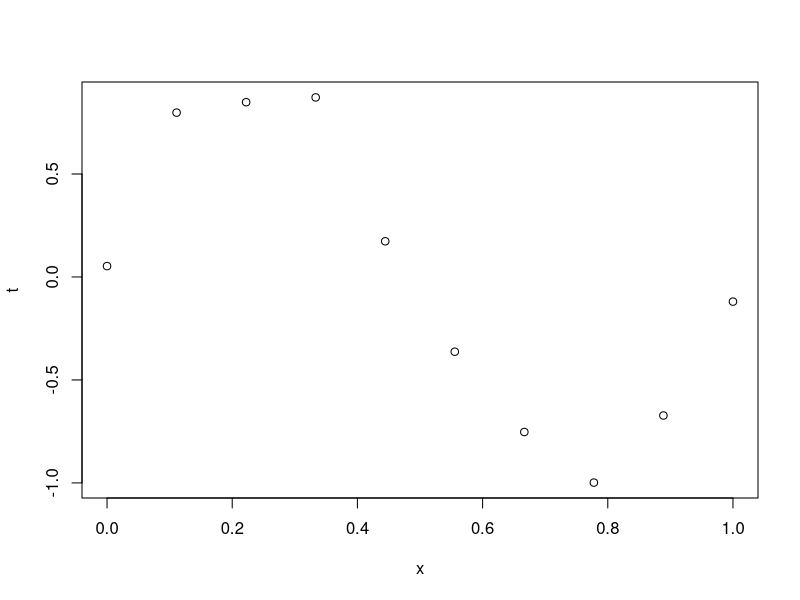
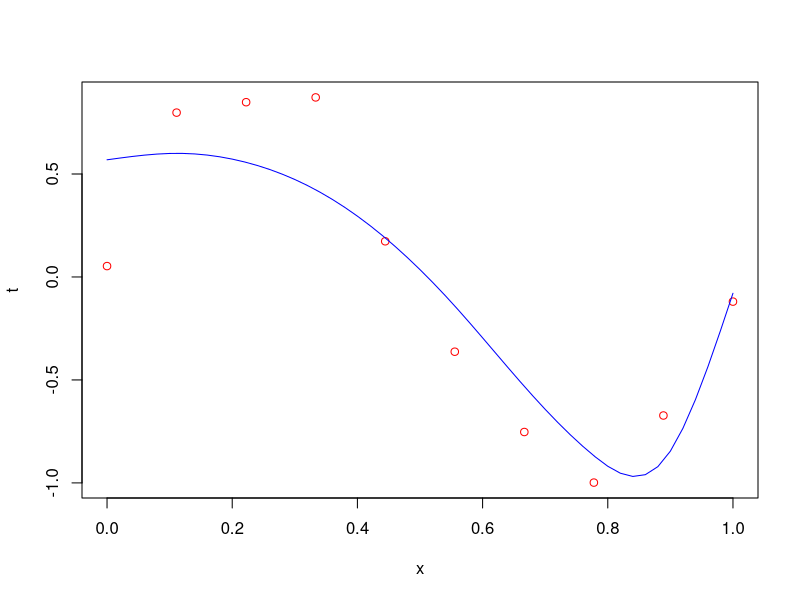
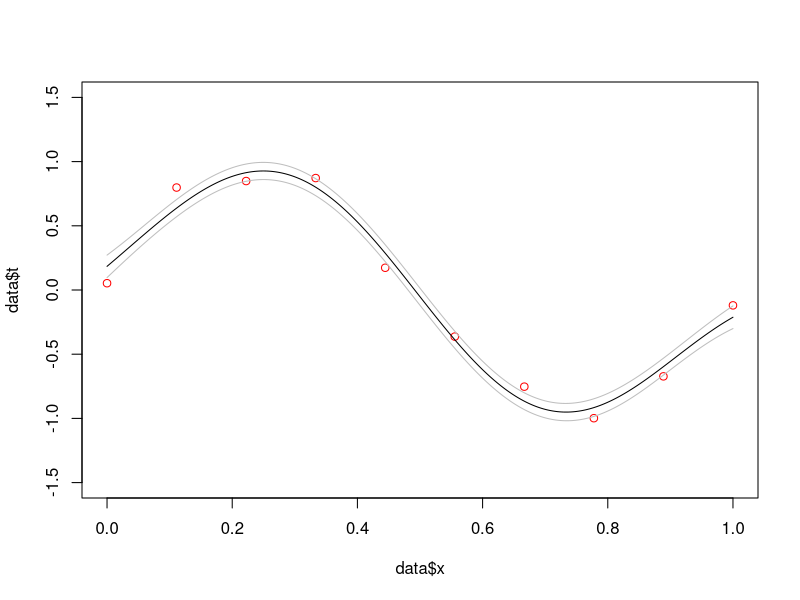
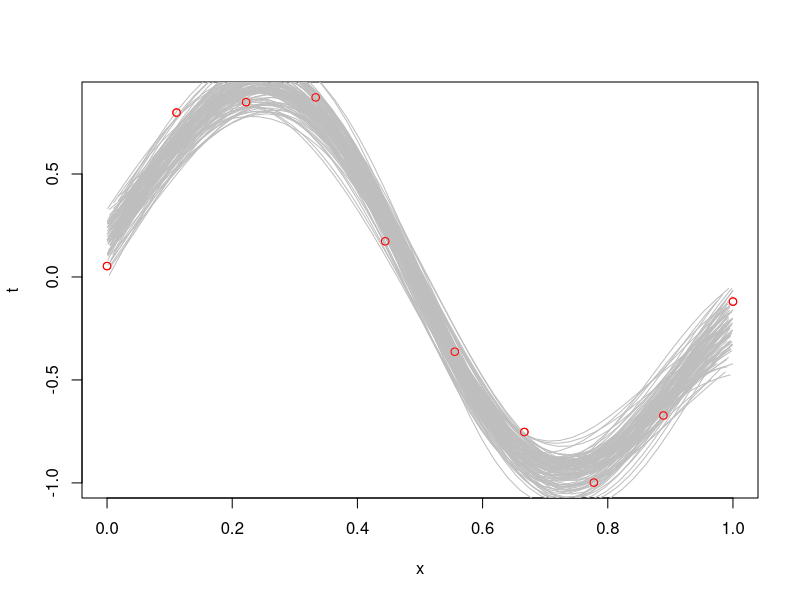
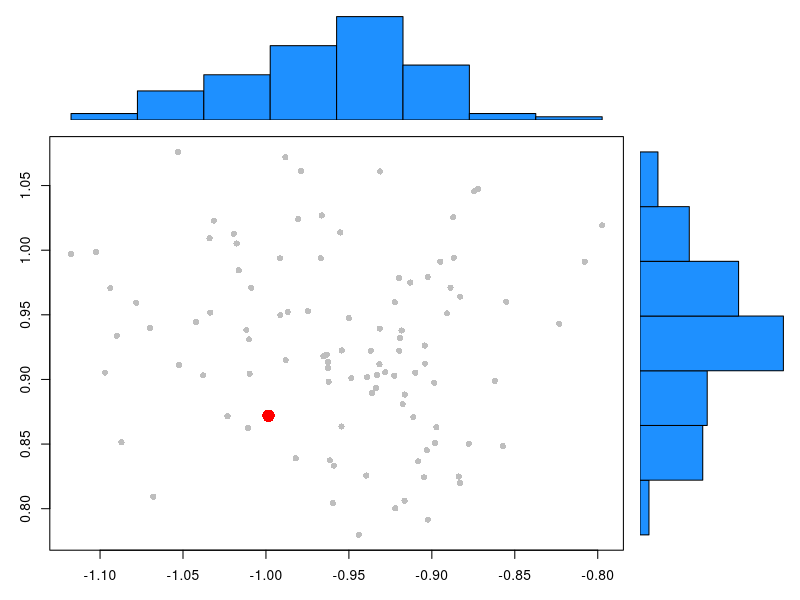

Reproduce these figures in R, in order.
## ---- chunk 1
data <- read.csv('curve_data.txt', sep = " ")
plot(data)
## ---- chunk 2
phix <- function(x, M, option) {
  phi <- rep(0, M)
  if (option == "poly") {
    for (i in 1:(M)) {
      phi[i] <- x**i
    }
  }
  if (option == "Gauss") {
    for (i in 1:(M)) {
      phi[i] <- exp(-((x-i/(M))**2)/0.1)
    }
    
  }
  phi
}
## ---- chunk 3
post.params <- function(data, M, option, delta, q) {
  phi = phix(data$x[1],M, option)
  for (i in 2:length(data$x)) {
    phi_ <- phix(data$x[i], M, option)
    phi = rbind(phi, phi_)  
  }
  phi <- cbind(rep(1,M+1), phi)

  Q = delta * diag(ncol(phi)) + q * (t(phi) %*% phi)
  w = solve(Q)%*%(q*t(phi)%*%data$t)
  t <- phi%*%w

  return(list(Q, w, t))
}
## ---- chunk 4
library(splines)

answer <- post.params(data, 9, "poly", 2.0, (1/0.1)**2)
linear_predictor <- answer[[3]]

plot(data, col ='red')
lines(predict(splines::interpSpline(data$x, linear_predictor)), col ='blue')
## ---- chunk 5
library(MASS)

M = 9
basis_type = 'Gauss'
delta = 1.0
q = (1/0.1)**2
data <- read.table("curve_data.txt")
test.x <- seq(0,1,1/1000)

precision.bayes <- function(data, x, M, basis_type, delta, q) {
  input_data_params <- post.params(data, M, basis_type, delta, q)
  Qbayes <- input_data_params[[1]]
  wbayes <- input_data_params[[2]]
  
  # create phi(testx) by sending all the test x to phix
  phi.test.x <- matrix(nrow = length(test.x), ncol = M+1)
  for (n in 1:length(test.x)) {
    phi.test.x[n,] <- c(1, phix(test.x[n], M, basis_type))
  }
  
  test.y <- matrix(nrow = length(test.x), ncol = 2)
  dimnames(test.y)[[2]] <- list("test.x", "test.y")
  for (n in 1:nrow(phi.test.x)) {
    test.y[n,"test.x"] <- test.x[n]
    test.y[n,"test.y"] <- t(phi.test.x[n,]) %*% wbayes
  }

  sds <- rep(0, nrow(phi.test.x))
  Qbayesinv <- solve(Qbayes)
  for (row_idx in 1:nrow(phi.test.x)) {
    sds[row_idx] <- sqrt(t(phi.test.x[row_idx,]) %*% Qbayesinv %*% phi.test.x[row_idx,])
  }

  return(list(test.y, sds, Qbayes, wbayes))
}

result <- precision.bayes(data, x, M, basis_type, delta, q)
test.ys <- result[1][[1]]
sds <- result[2][[1]]
Qbayes <- result[3][[1]]
wbayes <- result[4][[1]]

plot(data$x, data$t, ylim = range(-1.5:1.5), col = 'red')
lines(x = test.ys[,"test.x"], y = test.ys[,"test.y"])
lines(x = test.ys[,"test.x"], y = (test.ys[,"test.y"] + sds), col = 'grey')
lines(x = test.ys[,"test.x"], y = (test.ys[,"test.y"] - sds), col = 'grey')

plot(data, col = 'red')
nsims <- 100
mins <- rep(0, nsims)
maxs <- rep(0, nsims)
for (sim in 1:nsims) {
  # generate random draws of N(w,cov) and plot random xs evaluated for each
  # Procedure: 
  #  1) generate a random draw of N(w, cov) -> this becomes a new (random) w (from the same distribution as wbayes)
  wbayesrand <- mvrnorm(n = 1, wbayes, Sigma = solve(Qbayes))
  #  2) generate 100 random xs to calculate phix(x...)
  xs <- runif(100)
  #  3) generate their y's as t(phix(xs)) %*% wbayesrand
  ys <- rep(0, length(xs))
  for (n in 1:length(xs)) {
    testphi <- c(1, phix(xs[n], M, basis_type))
    ys[n] <- t(testphi) %*% wbayesrand
  }
  mins[sim] <- min(ys)
  maxs[sim] <- max(ys)
  lines(predict(splines::interpSpline(xs, ys)), col ='grey')
}
points(data, col ='red')

observed_min <- min(data$t)
observed_max <- max(data$t)

scatterhist <- function(x, y, x1, y1, xlab="", ylab=""){
  zones=matrix(c(2,0,1,3), ncol=2, byrow=TRUE)
  layout(zones, widths=c(4/5,1/5), heights=c(1/5,4/5))
  xhist = hist(x, plot=FALSE)
  yhist = hist(y, plot=FALSE)
  top = max(c(xhist$counts, yhist$counts))
  par(mar=c(3,3,1,1))
  plot(x,y, col = 'gray', pch = 16)
  points(x1, y1, col = 'red', pch = 16, cex = 2)
  par(mar=c(0,3,1,1))
  barplot(xhist$counts, axes=FALSE, ylim=c(0, top), space=0, col = 'dodgerblue')
  par(mar=c(3,0,1,1))
  barplot(yhist$counts, axes=FALSE, xlim=c(0, top), space=0, horiz=TRUE, col = 'dodgerblue')
  par(oma=c(3,3,0,0))
  mtext(xlab, side=1, line=1, outer=TRUE, adj=0, 
    at=.8 * (mean(x) - min(x))/(max(x)-min(x)))
  mtext(ylab, side=2, line=1, outer=TRUE, adj=0, 
    at=(.8 * (mean(y) - min(y))/(max(y) - min(y))))
}

scatterhist(mins, maxs, observed_min, observed_max)
